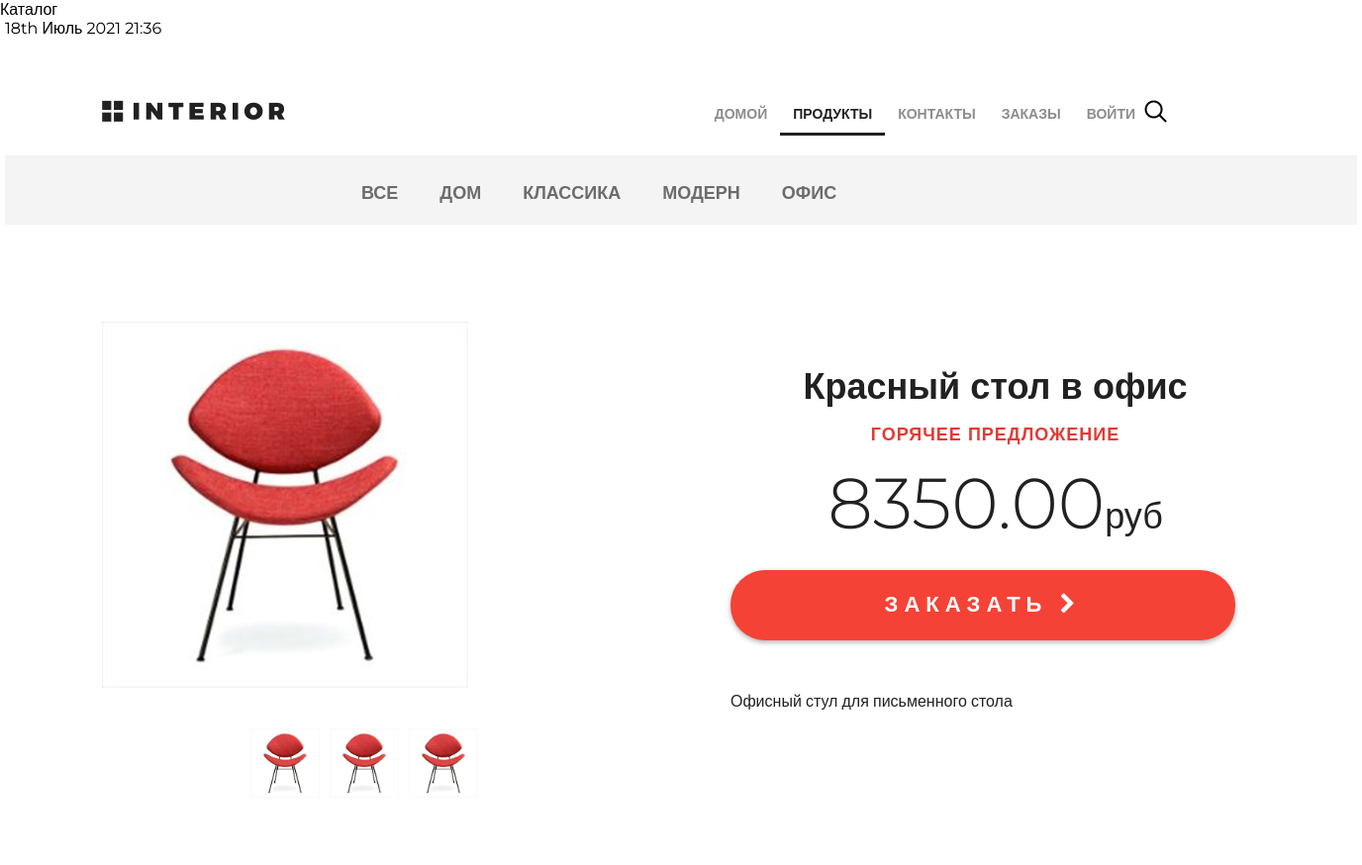
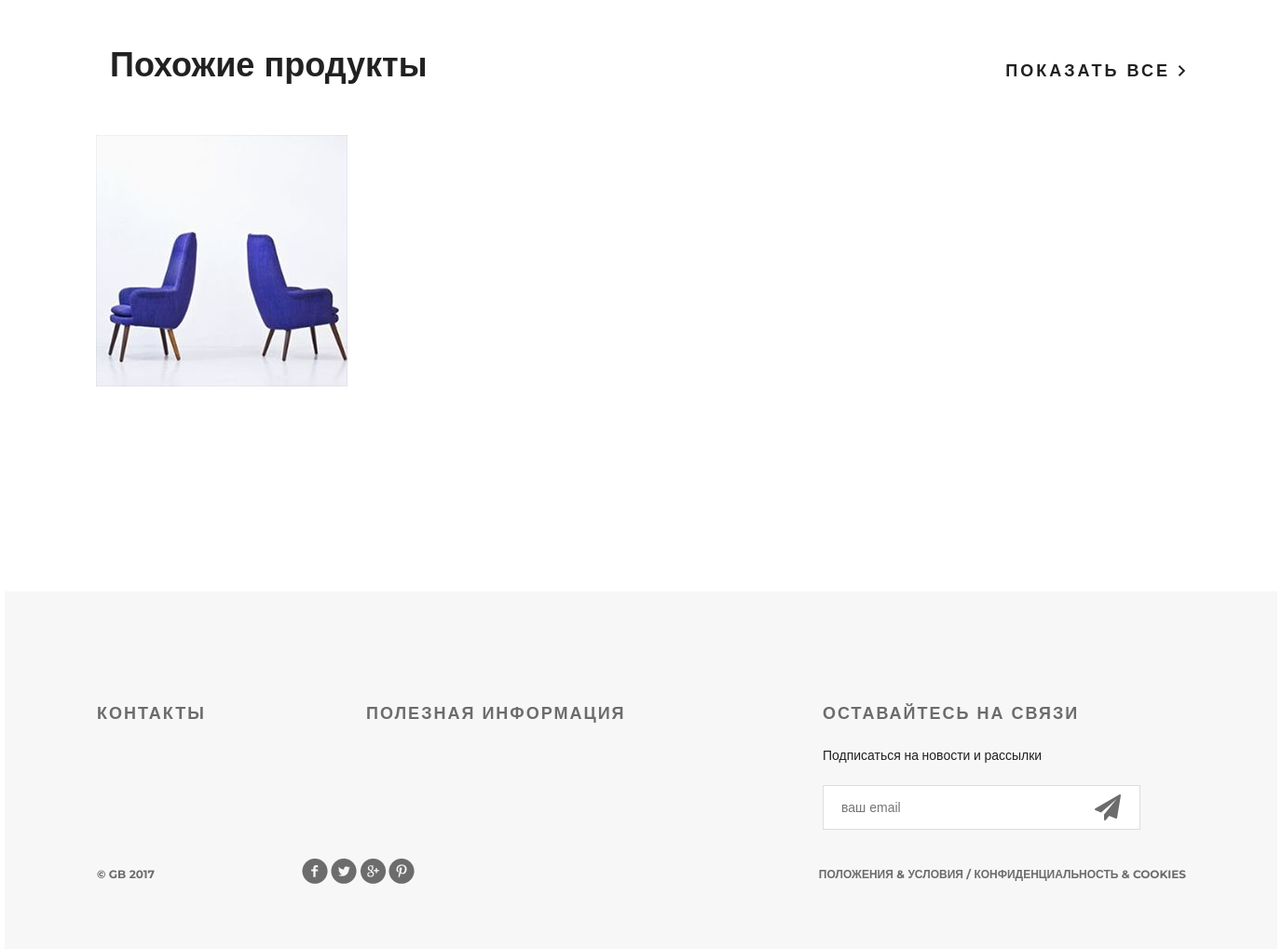
Screenshot of /products/ with the database file from the repository (2 pictures, top to bottom).
### mainapp/models.py (models this page shows, shortened)
class ProductCategory(models.Model):
    name = models.CharField(
        'имя',
        max_length=64,
        unique=True,
    )
    description = models.TextField(
        'описание',
        blank=True,
    )
    created = models.DateTimeField(auto_now_add=True)
    updated = models.DateTimeField(auto_now=True)
    is_active = models.BooleanField('активность', default=True)
    class Meta:
        verbose_name = 'категория продукта'
        verbose_name_plural = 'категории продукта'
        ordering = ['name']

class Product(models.Model):
    category = models.ForeignKey(ProductCategory, on_delete=models.CASCADE,)
    name = models.CharField('имя', max_length=128,)
    image = models.ImageField(upload_to='product_img', blank=True,)
    short_desc = models.CharField(
        'краткое описание',
        max_length=256,
        blank=True,
    )
    description = models.CharField(
        'описание',
        max_length=500,
        blank=True,
    )
    price = models.DecimalField(
        'цена продукта',
        max_digits=8,
        decimal_places=2,
        default=0,
    )
    quantity = models.PositiveIntegerField('количество товара на складе', default=0,)
    is_active = models.BooleanField('активность', default=True)
    @classmethod
    def get_items(cls):
        return cls.objects.filter(is_active=True, category__is_active=True)
    class Meta:
        verbose_name = 'продукт'
        verbose_name_plural = 'продукты'
        ordering = ['price']

### mainapp/views.py (the view)
# urls.py: path('products/', include('mainapp.urls')),
def products(request):
    hot_product = get_hot_product()
    context = {
        'page_title': 'каталог',
        'hot_product': hot_product,
        'same_product': same_product(hot_product),
    }
    return render(request, 'products.html', context)

### mainapp/context_processors.py (called while the page is built)
def categories(request):
    return {
        'categories': ProductCategory.objects.filter(is_active=True)
    }

### mainapp/views.py (called while the page is built)
def get_hot_product():
    product_ids = Product.get_items().values_list('id', flat=True)
    random_id = random.choice(product_ids)
    return Product.objects.get(pk=random_id)

def same_product(hot_product):
    return Product.get_items().filter(category=hot_product.category).exclude(pk=hot_product.pk)[:3]

### mainapp/templates/products.html (shortened to what this page needs)
{% extends 'base.html' %}
{% load static %}
{% block content %}
	<div class="hero-white">
		{% include 'includes/inc_menu.html' %}
			<a href="#" class="basket"></a>
	</div>
	<div class="details">
		{% include 'includes/inc_catalog.html' %}
		<div class="details-products">
			<div class="details-slider">
				<div class="slider-product">
					<img src="/media/{{ hot_product.image }}">
				</div>
				<div class="slider-control">
					<div class="block">
						<a href="#"><img src="/media/{{ hot_product.image }}" alt="">
						</a>
					</div>
					<div class="block">
						<a href="#"><img src="/media/{{ hot_product.image }}" alt="">
						</a>
					</div>
					<div class="block">
						<a href="#"><img src="/media/{{ hot_product.image }}" alt="">
						</a>
					</div>
				</div>
			</div>
			<div class="description">
				<h3 class="big-bold">{{ hot_product.name|capfirst }}</h3>
				<h3 class="red">горячее предложение</h3>
				<p class="price">{{ hot_product.price }}<span>руб</span></p>
				<a href="{% url 'product_page' hot_product.pk %}" class="red-button">
					заказать <i class="fa fa-chevron-right" aria-hidden="true"></i>
				</a>
				<div class="description-text">
					<p>{{ hot_product.short_desc }}</p>
				</div>
			</div>
		</div>
		<div class="related">
			<div class="title clearfix">
				<h2>Похожие продукты</h2>
				<a class="explore" href="#">показать все <img src="{% static 'img/arrow.png' %}" alt=""></a>
			</div>
			<div class="related-products clearfix">
				{% for product in same_product %}
					<div class="block">
						<a href="{% url 'product_page' product.pk %}">
							<img src="/media/{{ product.image }}" alt="img">
						</a>
					</div>
				{% endfor %}
			</div>
		</div>
	</div>
{% endblock %}

### geekshop/templates/includes/inc_catalog.html
<div class="links clearfix">
    <ul class="links-menu">
        <li><a href="{% url 'category' 0 %}" class="{% if request.resolver_match.url_name == 'category' and request.resolver_match.kwargs.pk == 0 %}active{% endif %}">все</a></li>
        {% for category in categories %}
            <li>
              <a href="{% url 'category' category.pk %}" class="{% if request.resolver_match.url_name == 'category' and request.resolver_match.kwargs.pk == category.pk %}active{% endif %}">
                {{ category.name }}
              </a>
            </li>
        {% endfor %}
    </ul>
</div>

### geekshop/static/style.css (style rules this page uses)
* { margin: 0; padding: 0; }
body { font-family: 'Montserrat', sans-serif; }
html, body { height: 100%; }
.slider-control .block a img { width: 70px; }
.basket { display: block; width: 23px; height: 23px; background-image: url(/static/img/basket.png); position: absolute; top: 63px; left: 1185px; text-decoration: none; color: #555; }
.clearfix:after { content: ""; display: block; clear: both; }
.explore { text-transform: uppercase; color: #212121; font-size: 18px; font-weight: 700; line-height: 24px; text-align: center; float: right; margin-top: 138px; letter-spacing: 3px; text-decoration: none; }
.big-bold { color: #212121; font-size: 36px; font-weight: 700; text-align: left; margin-bottom: 24px; line-height: 36px; }
.title { height: 152px; margin-right: 15px; }
.title h2 { float: left; margin-top: 118px; color: #212121; font-size: 36px; font-weight: 700; text-align: left; margin-left: 15px; }
.red { text-transform: uppercase; color: #e53935; font-size: 18px; font-weight: 700; text-align: left; letter-spacing: 1px; line-height: 17px; margin-bottom: 22px; }
.hero-white { background-color: #fff; height: 119px; padding-left: 98px; padding-right: 211px; position: relative; }
.links { height: 70px; background-color: #f4f4f4; position: relative; padding-left: 360px; }
.links-menu { margin: 27px auto 0px; position: absolute; }
.links-menu li { float: left; list-style-type: none; padding-right: 42px; }
.links-menu li a { text-decoration: none; color: #6c6c6c; font-size: 18px; font-weight: 700; text-transform: uppercase; }
.details-products { padding-left: 98px; padding-right: 98px; margin-top: 98px; height: 551px; }
.details-slider { width: 570px; float: left; margin-right: 30px; }
.slider-product { width: 570px; height: 400px; }
.slider-control { width: 420px; height: 70px; margin: 11px auto 0px; padding-left: 150px }
.slider-control .block { height: 70px; width: 70px; position: relative; float: left; margin-right: 10px; }
.description { width: 535px; float: right; padding-left: 35px }
.description .big-bold { color: #212121; font-size: 36px; font-weight: 700; text-align: center; margin-top: 47px; margin-bottom: 0px; }
.description .red { text-transform: uppercase; color: #e53935; font-size: 18px; font-weight: 700; text-align: center; letter-spacing: 1px; line-height: 17px; margin-top: 23px; margin-bottom: 36px; }
.description .price { color: #212121; font-size: 72px; font-weight: 300; line-height: 48px; text-align: center; }
.description .price span { color: #212121; font-size: 36px; font-weight: 300; line-height: 48px; text-align: center; }
.red-button { display: block; height: 71px; width: 510px; border-radius: 35px; background-color: #f44336; text-align: center; text-transform: uppercase; text-decoration: none; color: #ffffff; font-size: 22px; font-weight: 700; line-height: 24px; box-shadow: 0px 2px 4.85px 0.15px rgba(33, 33, 33, 0.35); line-height: 70px; letter-spacing: 6px; margin-top: 31px; }
.description-text { margin-top: 50px; color: #212121; font-size: 16px; font-weight: 300; line-height: 24px; text-align: left; }
.description-text p { margin-bottom: 0.5em; }
.related { padding: 0px 98px; }
.related .title { height: 143px; margin-right: 0; }
.related .title h2 { margin-top: 45px; }
.related .title .explore { margin-top: 62px; }
.related-products { margin-bottom: 120px; }
.related-products .block a img { float: left; }
.related-products .block { float: left; margin-right: 30px; display: block; height: 370px; width: 370px; position: relative; }

### rows the page displays
ProductCategory: name "ДОМ"
ProductCategory: name "КЛАССИКА"
ProductCategory: name "МОДЕРН"
ProductCategory: name "ОФИС"
Product: image (picture), name "Красный стол в офис", price "8350.00", short_desc "Офисный стул для письменного стола"
Product: image (picture)
